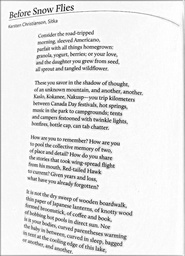
#> input picture assignment2/cleaned-gutter.jpg, 185 x 256 px, shrunk from 680 x 943 before the run
$ python robolin.py cleaned-gutter.jpg
#> lines starting #> are read from the running program, lines starting #| are printed output that depends on the picture; after the words box and inside, x2 and y2 are one past the last pixel; in counts of white or black regions, pixels touching at a corner belong together
"""
Usage:
    pip install opencv-python numpy
    python robolin.py path-to-image
"""
__author__ = "Gurbaaz Singh Nandra"
__rollno__ = 190349
__filename__ = "robolin.py"
__description__ = """python program file
robolin.py, which accepts command line file path for
an input image and directly stores robolin-tiles3.jpg
file when the linux command {$python robolin.py ./tiles3.jpg} is being executed"""

import os
import sys
import argparse
import cv2
import numpy as np


def plot_hough_transform(img, peak_indices, thetas, rhos):
    cyan_color = (200, 200, 0)
    sz = 5000

    for i in range(len(peak_indices)):
        rho, theta = rhos[peak_indices[i][0]], thetas[peak_indices[i][1]]

        a, b = np.cos(theta), np.sin(theta)
        x0, y0 = a * rho, b * rho

        p0 = (int(x0 + sz * (-b)), int(y0 + sz * (a)))
        p1 = (int(x0 - sz * (-b)), int(y0 - sz * (a)))

        cv2.line(img, p0, p1, cyan_color, 2)

    return img


def find_peak_indices(accum, thetas, rhos):
    peak_indices = []

    threshold = 110
    neighbourhood_size = 40

    hough_transform = np.copy(accum)

    while True:
        id = np.argmax(hough_transform)
        ht_id = np.unravel_index(id, hough_transform.shape)

        # Exit condition
        if hough_transform[ht_id] < threshold:
            break

        peak_indices.append(ht_id)
        yid, xid = ht_id

        if xid - (neighbourhood_size / 2) < 0:
            min_x = 0
        else:
            min_x = int(xid - (neighbourhood_size / 2))

        if xid + (neighbourhood_size / 2) + 1 > accum.shape[1]:
            max_x = accum.shape[1]
        else:
            max_x = int(xid + (neighbourhood_size / 2) + 1)

        if yid - (neighbourhood_size / 2) < 0:
            min_y = 0
        else:
            min_y = int(yid - (neighbourhood_size / 2))

        if yid + (neighbourhood_size / 2) + 1 > accum.shape[0]:
            max_y = accum.shape[0]
        else:
            max_y = int(yid + (neighbourhood_size / 2) + 1)

        for x in range(min_x, max_x):
            for y in range(min_y, max_y):
                hough_transform[y, x] = 0

                if x == min_x or x == (max_x - 1):
                    accum[y, x] = 255

                if y == min_y or y == (max_y - 1):
                    accum[y, x] = 255

    return peak_indices, thetas, rhos


def hough_transform(img):
    width, height = img.shape
    thetas = np.deg2rad(np.arange(-90.0, 90.0))
    max_length = int(np.ceil(np.sqrt(width * width + height * height)))
    rhos = np.arange(-max_length, max_length + 1, 1)

    cos_thetas = np.cos(thetas)
    sin_thetas = np.sin(thetas)
    num_thetas = len(thetas)
    num_rhos = len(rhos)

    accum = np.zeros((num_rhos, num_thetas), dtype=np.uint64)
    ys, xs = np.nonzero(img)

    for i in range(len(xs)):
        x = xs[i]
        y = ys[i]

        for theta in range(num_thetas):
            rho = int(round(x * cos_thetas[theta] + y * sin_thetas[theta])) + max_length
            accum[rho, theta] += 1

    return accum, thetas, rhos


def tile_lines(img):
    grey_img = cv2.cvtColor(img, cv2.COLOR_RGB2GRAY)
    edges_image = cv2.Canny(grey_img, 120, 200)
    peak_indices, thetas, rhos = find_peak_indices(*hough_transform(edges_image))
    return plot_hough_transform(img, peak_indices, thetas, rhos)


def save_image(img: np.ndarray, filename: str):
    cv2.imwrite(filename, img)


def main():
    try:
        parser = argparse.ArgumentParser()
        parser.add_argument(
            "filepath",
            type=str,
            help="Image filepath",
        )
        args = parser.parse_args()

        if not os.path.exists(args.filepath):
            print("Please enter valid file path for input tiles image")
            return -1

        filename = os.path.basename(args.filepath)

        img = cv2.imread(args.filepath)
#> img is the input picture: shape (256, 185, 3); min 24, max 255, mean 231.2

        img = tile_lines(img)
#> in tile_lines, `edges_image = cv2.Canny(grey_img, 120, 200)`:
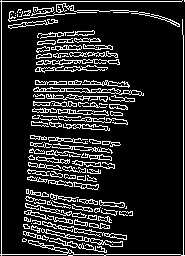
#> edges_image: shape (256, 185); 15.1% white in thin lines or dots
#> in hough_transform, `ys, xs = np.nonzero(img)`: ys = 7146 values from 0 to 255; xs = 7146 values, max 184 at index 2, min 0 at index 3, mean 74.84
#> the loop in hough_transform, `for i in range(len(xs)):` made 7146 passes
#> (x, y) on passes 1 to 3: (1, 0), (182, 0), (184, 0)
#> after the loop in hough_transform, `for i in range(len(xs)):`:
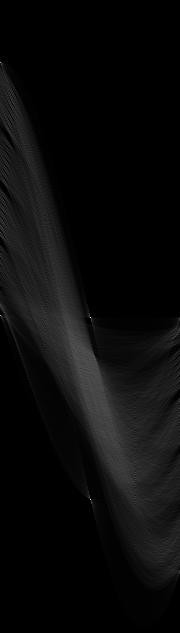
#> accum: shape (633, 180) uint64; min 0, max 256, mean 11.3; drawn with min black and max white
#> in find_peak_indices, `peak_indices = []`: peak_indices = []
#> the loop in find_peak_indices, `while True:` made 5 passes
#> (id, yid, xid, min_x, max_x, min_y, max_y) on passes 1 to 2: (57150, 317, 90, 70, 111, 297, 338), (89910, 499, 90, 70, 111, 479, 520)
#> (id, yid, xid, max_x, min_y, max_y) on passes 3 to 4: (56700, 315, 0, 21, 295, 336), (11160, 62, 0, 21, 42, 83)
#> after the loop in find_peak_indices, `while True:`:
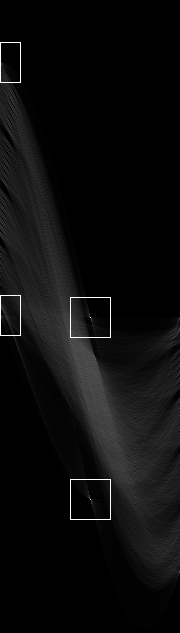
#> accum: shape (633, 180) uint64; 0.49% of pixels changed, all inside (x1, y1, x2, y2) = (0, 42, 111, 520); drawn with min black and max white
#> after the loop in find_peak_indices, `while True:`:
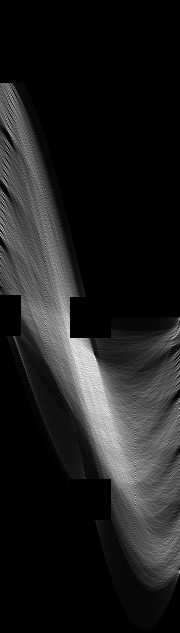
#> hough_transform: shape (633, 180) uint64; 3.11% of pixels changed, all inside (x1, y1, x2, y2) = (0, 61, 111, 520); drawn with min black and max white
#> after the loop in find_peak_indices, `while True:`: peak_indices = [(317, 90), (499, 90), (315, 0), (62, 0)]
#> in tile_lines, `peak_indices, thetas, rhos = find_peak_indices(*hough_transform(edges_..`: thetas = 180 values from -1.57 to 1.55; rhos = 633 values from -316 to 316
#> the loop in plot_hough_transform, `for i in range(len(peak_indices)):` made 4 passes
#> (rho, theta, a, b, x0, y0, p0, p1) on passes 1 to 4: (1, 0, 1, 0, 1, 0, (1, 5000), (1, -5000)), (183, 0, 1, 0, 183, 0, (183, 5000), (183, -5000)), (-1, -1.57, 6.12e-17, -1, -6.12e-17, 1, (5000, 1), (-5000, 0)), (-254, -1.57, 6.12e-17, -1, -1.56e-14, 254, (5000, 254), (-5000, 253))
#> after the loop in plot_hough_transform, `for i in range(len(peak_indices)):`:
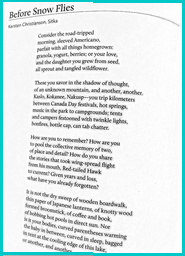
#> img: shape (256, 185, 3); mean B, G, R 230.1, 230.1, 219.5

        save_image(img, f"robolin-{filename}")

        print(f"Tile lines detected and saved successfully as robolin-{filename}")
        return 0

    except Exception as e:
        print(e)
        return -1


if __name__ == "__main__":
    sys.exit(main())
#> (the program exits here)
